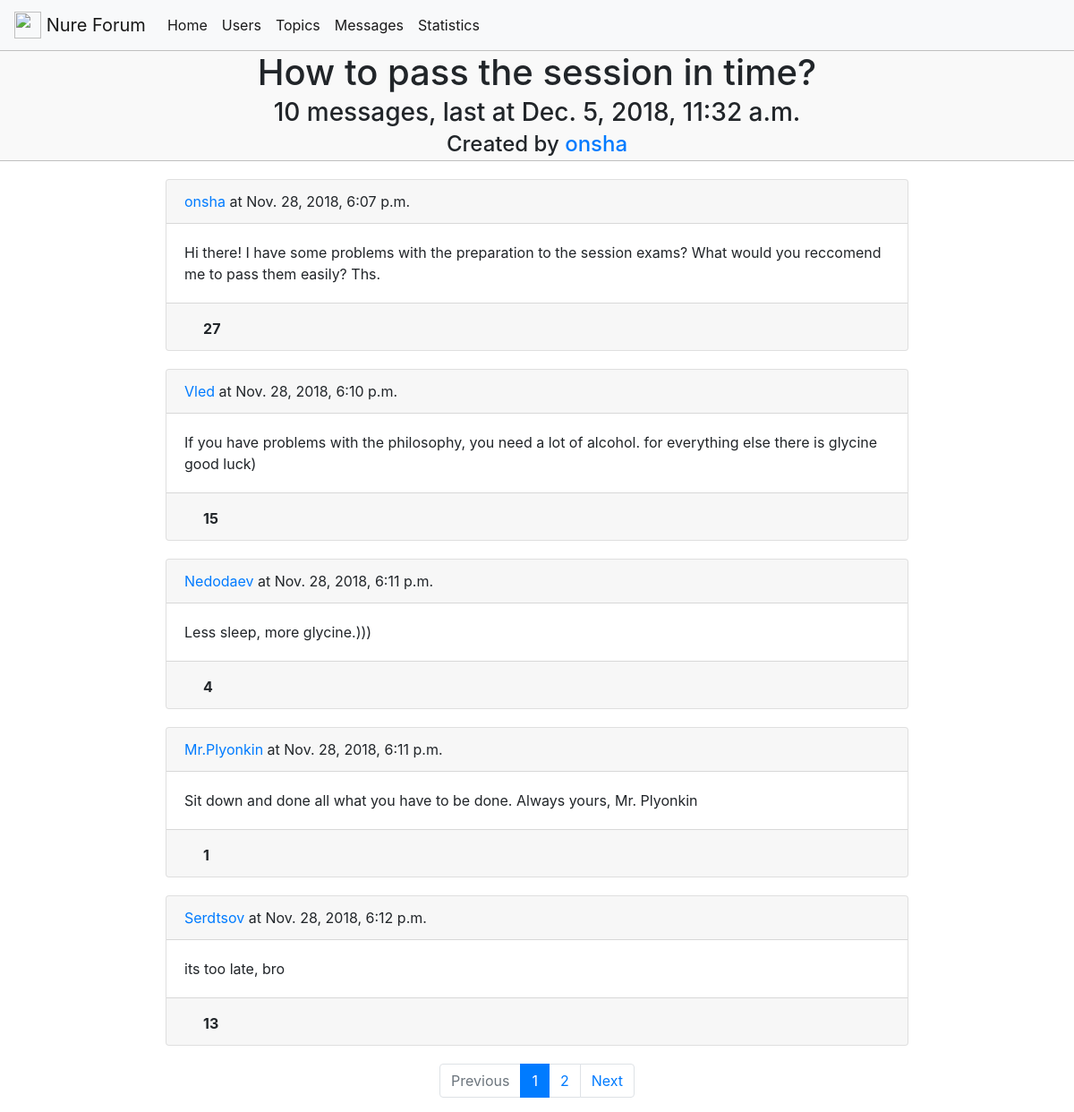
The page /topic/12/ on the database its author committed.
### forumengine/models.py (models this page shows, shortened)
class Topic(models.Model):
    topic_id = models.AutoField(primary_key=True, auto_created=True)
    title = models.CharField(max_length=80, blank=False, null=False, default='unnamed')
    date_of_pub = models.DateTimeField(auto_now_add=True)
    category = models.ForeignKey(Category, on_delete=models.CASCADE, blank=False)
    rating = models.IntegerField(blank=False, null=False, default=0)
    slug = models.SlugField(max_length=255, unique=True)
    author = models.ForeignKey(ForumUser, on_delete=models.CASCADE, blank=False, null=False)

class Message(models.Model):
    message_id = models.AutoField(primary_key=True)
    body = models.TextField(blank=False, null=False)
    date_of_pub = models.DateTimeField(auto_now_add=True)
    rating = models.IntegerField(blank=False, null=False, default=0)
    author = models.ForeignKey(ForumUser, on_delete=models.CASCADE, blank=False)
    topic = models.ForeignKey(Topic, on_delete=models.CASCADE, blank=False)
    voted_users = models.ManyToManyField(ForumUser, blank=True, default=None, related_name='voted_users')

### forumengine/views.py (the view, shortened to what this page needs)
# urls.py: path('topic/<str:slug>/', TopicDetail.as_view(), name='topic_detail_view'),
class TopicDetail(View):
    def get(self, request, slug):
        search_query = request.GET.get('search', '')
        page_number = request.GET.get('page', 1)
        obj = get_object_or_404(Topic, slug__iexact=slug)
        if search_query:
            messages = Message.objects.filter(Q(title__icontains=search_query) | Q(body__icontains=search_query))
        else:
            messages = Message.objects.filter(topic=obj)
        paginator = Paginator(messages, 5)
        page = paginator.get_page(page_number)
        prev_url = '?page={}'.format(page.previous_page_number()) if page.has_previous() else ''
        next_url = '?page={}'.format(page.next_page_number()) if page.has_next() else ''
        is_paginated = page.has_other_pages()
        if messages.count() != 0:
            last_message = messages.last().date_of_pub
            empty = False
        else:
            last_message = ''
            empty = True
        context = {
            'topic': obj,
            'messages_count': messages.count(),
            'empty': empty,
            'last_message': last_message,
            'page_object': page,
            'prev_url': prev_url,
            'next_url': next_url,
            'is_paginated': is_paginated,
            'user': None
        }
        return render(request, 'forumengine/topic_detail_template.html', context=context)

### forumengine/models.py (called while the page is built)
    def __str__(self):
        return self.username

    def get_absolute_url(self):
        return reverse('user_detail_url', kwargs={'id': self.id})

### forumengine/templates/forumengine/topic_detail_template.html (shortened to what this page needs)
{%extends 'base.html'%}
{% block content %}
<div class="container-fluid title-container">
    <h1 class="mb-1 text-center">
        {{ topic.title }}
    </h1>
    {% if not empty %}
    <h3 class="mb-1 text-center">{{messages_count}} messages, last at {{last_message}}</h3>
    {%else%}
    <h3 class="mb-1 text-center">There is no messages yet</h3>
    {%endif%}
    <h4 class="mb-1 text-center">Created by <a href="{{topic.author.get_absolute_url}}">{{topic.author}}</a></h4>
</div>
{% for message in page_object.object_list%}
<div class="container w-75">
    {% include 'forumengine/includes/message_card_template.html' %}
</div>
{% endfor %}
{% endblock%}

### forumengine/templates/forumengine/includes/message_card_template.html (shortened to what this page needs)
{% load users_list_extras%}
{%block content%}
<div class="card message-card">
    <div class="card-header">
        <div class="row">
            <div class="col-6">
                <a href="{{message.author.get_absolute_url}}">{{ message.author }}</a> at {{message.date_of_pub }}
            </div>
        </div>
    </div>
    <div class="card-body">
        <p class="card-text">{{message.body}}</p>
    </div>
    <div class="card-footer">
        <div class="row">
            <div class="col-sm-8 mt-1">
                {% if message.rating >= 0 %}
                <i class="fas fa-thumbs-up  fa-lg"></i> <strong>{{message.rating}}</strong>
                {%else%}
                <i class="fas fa-thumbs-up  fa-rotate-180 fa-lg"></i> <strong>{{message.rating}}</strong>
                {%endif%}
            </div>
            <div class="col-sm-4 text-right">
                <form action="{% url 'vote_message_url' %}" method="post">
                </form>
            </div>
        </div>
    </div>
</div>
{%endblock%}

### forumengine/static/forumengine/css/styles.css (style rules this page uses)
* { margin: 0; padding:0; }
.message-card { margin:20px; }
.title-container { border-top: 1px solid silver; border-bottom: 1px solid silver; background-color:#f9f9f9; }

### rows shown on the page
Topic: title "How to pass the session in time?", author "onsha"
Message: date_of_pub "Dec. 5, 2018, 11:32 a.m."
Message: author "onsha", date_of_pub "Nov. 28, 2018, 6:07 p.m.", body "Hi there! I have some problems with the preparation to the session exams? What would you reccomend me to pass them easily? Ths.", rating "27"
Message: author "Vled", date_of_pub "Nov. 28, 2018, 6:10 p.m.", body "If you have problems with the philosophy, you need a lot of alcohol. for everything else there is glycine good luck)", rating "15"
Message: author "Nedodaev", date_of_pub "Nov. 28, 2018, 6:11 p.m.", body "Less sleep, more glycine.)))", rating "4"
Message: author "Mr.Plyonkin", date_of_pub "Nov. 28, 2018, 6:11 p.m.", body "Sit down and done all what you have to be done. Always yours, Mr. Plyonkin", rating "1"
Message: author "Serdtsov", date_of_pub "Nov. 28, 2018, 6:12 p.m.", body "its too late, bro", rating "13"

### other values the page prints
{{ messages_count }} "10"
{{ n }} "1"
{{ n }} "2"
